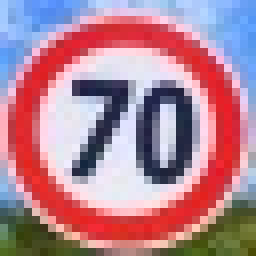
#> input picture web_test_images/04.jpg, 32 x 32 px (shown 8 times larger); its folder holds 4 pictures in this run
$ python testing-opencv.py
#> lines starting #> are read from the running program, lines starting #| are printed output that depends on the picture
import cv2, os, glob
from matplotlib import pyplot as plt

print("Current working directory: ", os.getcwd())
print("")

fig, axes = plt.subplots(1, 5, figsize=(20, 20))
fig.subplots_adjust(hspace=0.05, wspace=0.01)
axes = axes.ravel()

filenames = glob.glob('./web_test_images/*.jpg')
print(filenames)
for i, filename in enumerate(filenames):
    # ToDo: Get traffic sign class (number) of the image
    img = cv2.imread(filename, cv2.IMREAD_GRAYSCALE)
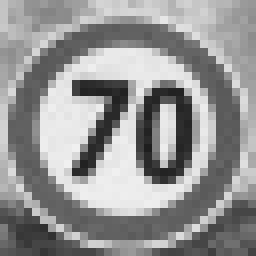
#> img: shape (32, 32) (shown 8 times larger); min 31, max 239, mean 148.2
    if img is not None: # OpenCV does not throw an error if the filename is invalid and the read fails!!!
        axes[i].axis('off')
        axes[i].set_title(filename)
        axes[i].imshow(img, cmap='gray')
#> pass 2 of the loop `for i, filename in enumerate(filenames):`:
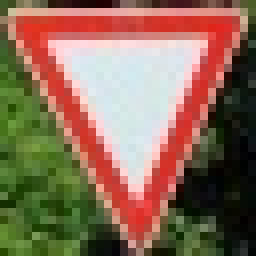
#> input picture web_test_images/13.jpg, 32 x 32 px (shown 8 times larger)
#> `img = cv2.imread(filename, cv2.IMREAD_GRAYSCALE)`:
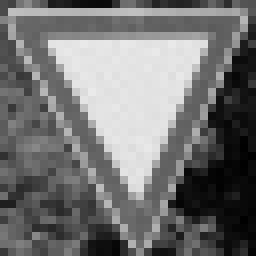
#> img: shape (32, 32) (shown 8 times larger); min 0, max 234, mean 114.2
#> pass 3 of the loop `for i, filename in enumerate(filenames):`:
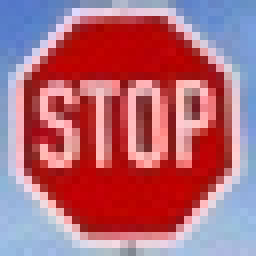
#> input picture web_test_images/14.jpg, 32 x 32 px (shown 8 times larger)
#> `img = cv2.imread(filename, cv2.IMREAD_GRAYSCALE)`:
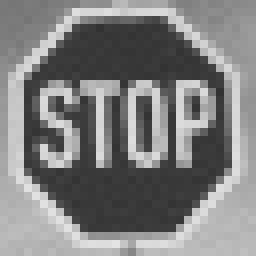
#> img: shape (32, 32) (shown 8 times larger); min 50, max 227, mean 127.4
#> the loop made 4 passes; the first 3 are shown
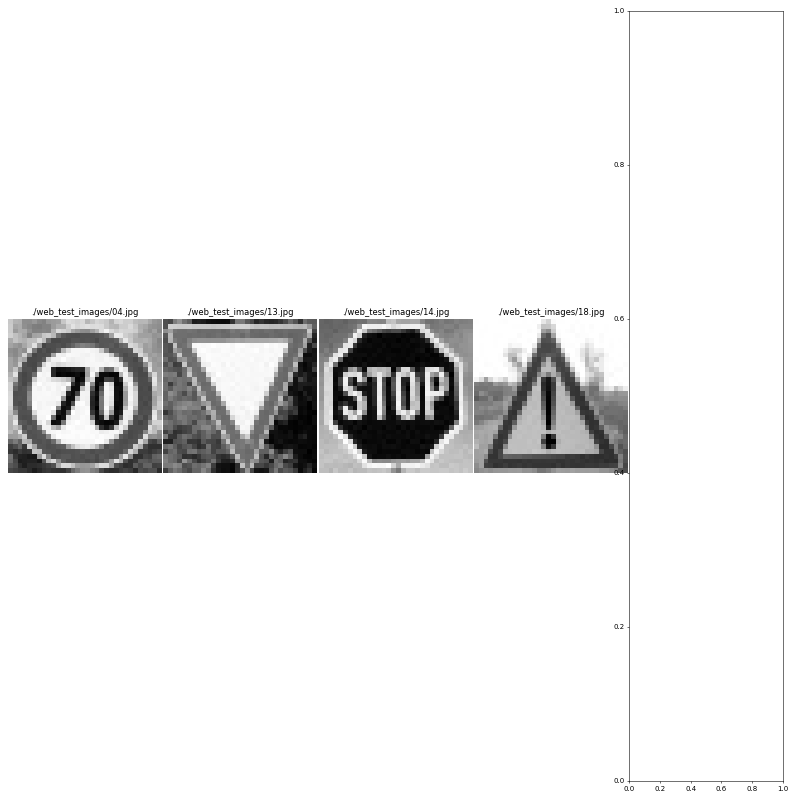
#> figure drawn by matplotlib, 4 panels
